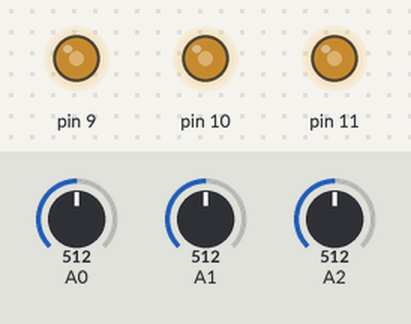
The sketch below on a simulated Arduino Uno, built with avr-gcc and run on an emulated ATmega328P. Shown: output pins drawn as LEDs (lit = HIGH). Inputs (shaded band) come from the test bench; at power-on: A0 = 512, A1 = 512, A2 = 512.

Above: at 1.2 s.
1.3 s: A0 set to 716
At 1.7 s:
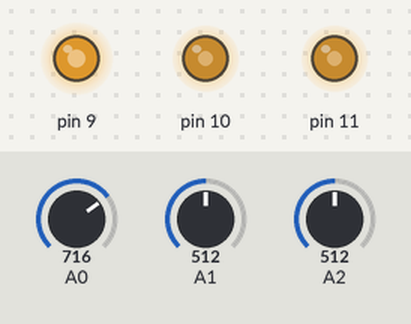
2.8 s: A1 set to 716
At 4.0 s:
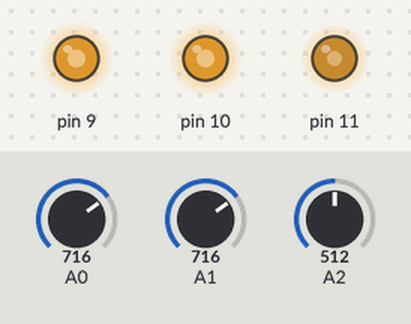
4.3 s: A2 set to 716
At 5.2 s:
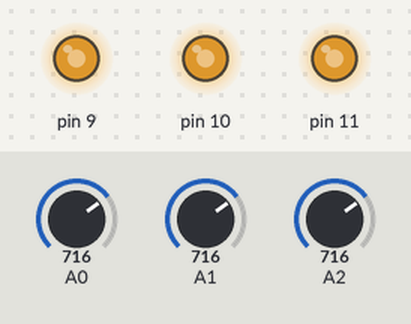
5.8 s: A0 set to 900
At 6.3 s:
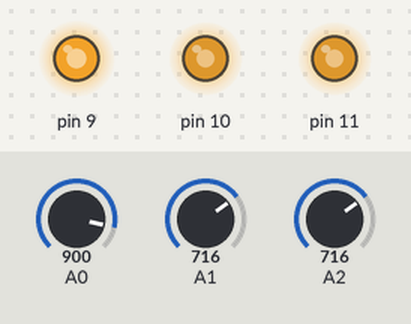
7.3 s: A1 set to 900
At 8.5 s:
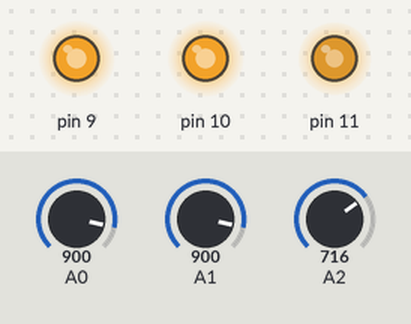
8.8 s: A2 set to 900
At 9.8 s:
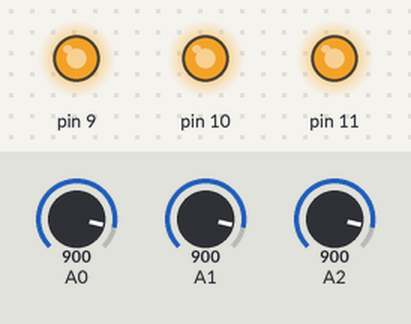
Timing chart, 0 to 11.3 s (numbered marks = the images above; inputs shaded):
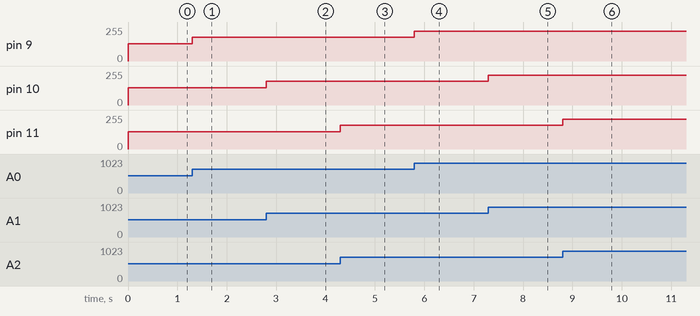

Measured:
- after the input at 1.3 s, pin 9: 128/255 → 179/255 at once
- after the input at 2.8 s, pin 10: 128/255 → 179/255 at once
- after the input at 4.3 s, pin 11: 128/255 → 179/255 at once
- after the input at 5.8 s, pin 9: 179/255 → 225/255 at once
- after the input at 7.3 s, pin 10: 179/255 → 225/255 at once
- after the input at 8.8 s, pin 11: 179/255 → 225/255 at once

The sketch:

sketch_dec23c.ino
```cpp
void setup() {
  pinMode(9, OUTPUT);
  pinMode(10, OUTPUT);
  pinMode(11, OUTPUT);
}

void loop() {
  int sensorValue0 = analogRead(A0);
  int sensorValue1 = analogRead(A1);
  int sensorValue2 = analogRead(A2);

  int changeValue0 = sensorValue0 / 4;
  int changeValue1 = sensorValue1 / 4;
  int changeValue2 = sensorValue2 / 4;

  analogWrite(9, changeValue0);
  analogWrite(10, changeValue1);
  analogWrite(11, changeValue2);

//  digitalWrite(9, HIGH); // 빨간색
//  digitalWrite(10, LOW); // 파란색
//  digitalWrite(11, HIGH); // 초록색

}
```
